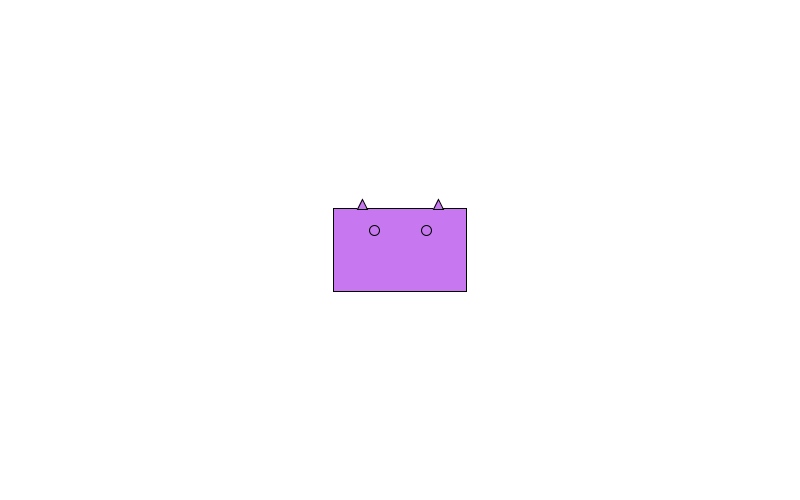
Frame 1 (no input)
Frame 60 (the mouse pressed at the canvas centre just before this capture): identical to frame 1, image omitted
Frame 120 (the mouse held since frame 60 and released just before this capture): identical to frame 1, image omitted

The Processing sketch that drew this single still picture (run headless with seeded random() and noise(); from frame 60 on, the mouse is pressed at the canvas centre):

// Processing sketch: Question_2
// ── Question_2.pde

final color monsterColor = color(199,119,240);
final color backgroundColor = color(255);
int monsterWidth;
int monsterHeight;
int monsterXCoordinate;
int monsterYCoordinate;


void setup()
{
  size(800,500);  
  background(backgroundColor);
  rectMode(CENTER);
  
  monsterXCoordinate = width/2;
  monsterYCoordinate = height/2;
  monsterWidth = width/6;
  monsterHeight = height/6;

}

void draw()
{

  
  background(backgroundColor);
  drawMonster(monsterXCoordinate, monsterYCoordinate, monsterWidth, monsterHeight, monsterColor);



}


void drawMonster(int monsterHeadX, int monsterHeadY, int monsterHeadWidth, int monsterHeadHeight, color fillColor)
{ 
    
  final int eyeRadius = 5;
 
  fill(fillColor);
  rect(monsterHeadX, monsterHeadY, monsterHeadWidth, monsterHeadHeight);

  // Draw the left ear
  triangle(monsterHeadX - monsterHeadWidth/4, // x1
           monsterHeadY - monsterHeadHeight/2, // y1
           monsterHeadX - monsterHeadWidth/4 - 10, // x2
           monsterHeadY - monsterHeadHeight/2, // y2
           monsterHeadX - monsterHeadWidth/4 - 5, //x3
           monsterHeadY - monsterHeadHeight/2 - 10); //y3
 
  // Draw the right ear
  triangle(monsterHeadX + monsterHeadWidth/4, // x1
           monsterHeadY - monsterHeadHeight/2, // y1
           monsterHeadX + monsterHeadWidth/4 + 10, // x2
           monsterHeadY - monsterHeadHeight/2, // y2
           monsterHeadX + monsterHeadWidth/4 + 5, //x3
           monsterHeadY - monsterHeadHeight/2 - 10); //y3
 
  // Draw the left eye
  ellipse(monsterHeadX - monsterHeadWidth/5,
          monsterHeadY - monsterHeadHeight/4,
          eyeRadius * 2,
          eyeRadius * 2);
 
 // Draw the right eye
 ellipse(monsterHeadX + monsterHeadWidth/5,
         monsterHeadY - monsterHeadHeight/4,
         eyeRadius * 2,
         eyeRadius * 2);
}

void mouseClicked()
{
  monsterXCoordinate = mouseX;
  monsterYCoordinate = mouseY;
}
